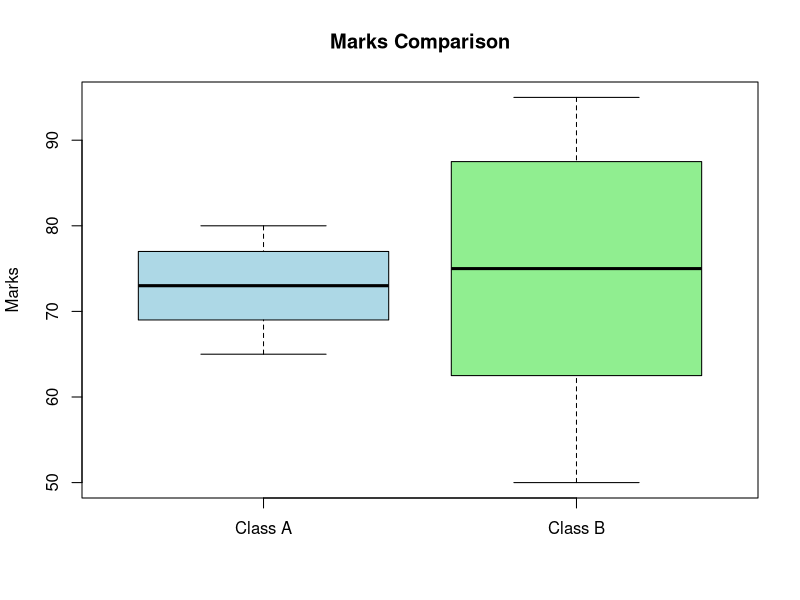

Reproduce this figure in R.
# ============================================================
# ARTHI - R PROGRAM Q39
# Question: Compare two classes; means, medians, SD, boxplot
# Run this file independently in RStudio or R.
# Base R only; no additional packages required.
# ============================================================

cat("\\n========== ARTHI | R QUESTION 39 ==========\\n")

# Q39. Compare two classes; means, medians, SD, boxplot
classA <- c(65,68,70,72,74,76,78,80)
classB <- c(50,60,65,72,78,85,90,95)
cat("\nQ39 Class A mean/median/SD:", mean(classA), median(classA), sd(classA), "\n")
cat("Class B mean/median/SD:", mean(classB), median(classB), sd(classB), "\n")
boxplot(classA,classB,names=c("Class A","Class B"),col=c("lightblue","lightgreen"),
        main="Marks Comparison",ylab="Marks")
cat("More consistent class (lower SD):", ifelse(sd(classA)<sd(classB),"Class A","Class B"), "\n")

cat("\\n========== END OF Q39 ==========\\n")
